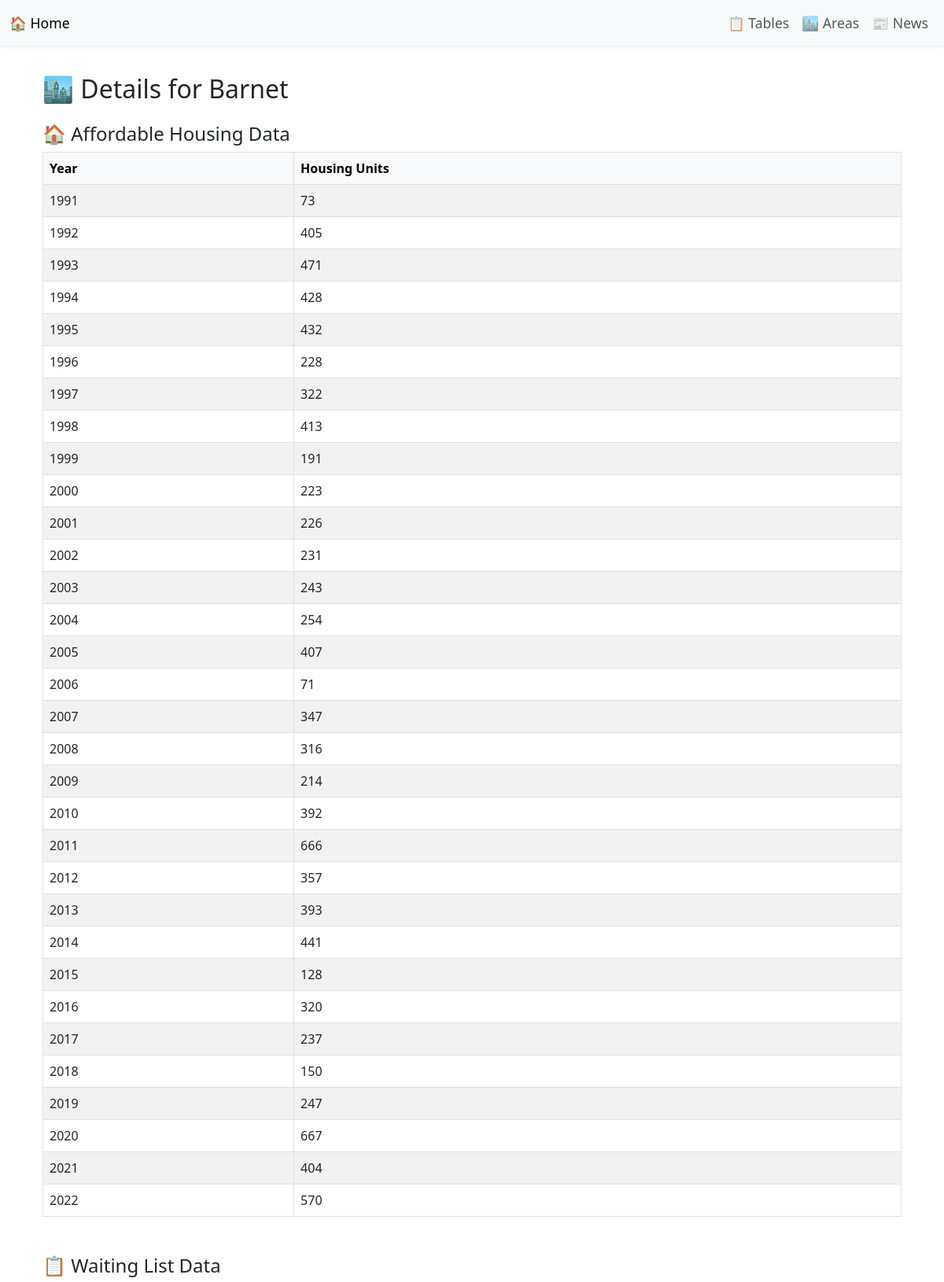
The page /area_detail/E09000003 (upper part) on the database its author committed.
### tables this page shows
CREATE TABLE "Area" (
"area_code" TEXT,
  "area_name" TEXT
);

CREATE TABLE "Affordable_Housing_Data" (
"area_code" TEXT,
  "year" TEXT,
  "housing_units" INTEGER
);

### coursework2_flask/flask_app/routes.py (the view)
@main.route("/area_detail/<area_code>")
def area_detail(area_code):
    conn = get_connection()
    cursor = conn.cursor()
    try:
        cursor.execute("SELECT area_name FROM Area WHERE area_code = ?", (area_code,))
        area = cursor.fetchone()
        if not area:
            flash(f"❌ Area code '{area_code}' not found.")
            return redirect(url_for("main.list_areas"))
        cursor.execute("""
            SELECT year, housing_units
            FROM Affordable_Housing_Data
            WHERE area_code = ?
            ORDER BY year
        """, (area_code,))
        housing_data = cursor.fetchall()
        cursor.execute("""
            SELECT year, households_count
            FROM Waiting_List_Data
            WHERE area_code = ?
            ORDER BY year
        """, (area_code,))
        waiting_data = cursor.fetchall()
        return render_template("area_detail.html", area_code=area_code, area_name=area["area_name"],
                               housing_data=housing_data, waiting_data=waiting_data)
    except sqlite3.Error as e:
        flash(f"❌ Error loading area detail: {e}")
        return redirect(url_for("main.list_areas"))
    finally:
        conn.close()

### coursework2_flask/flask_app/routes.py (called while the page is built)
def get_connection():
    db_path = current_app.config["DB_PATH"]
    conn = sqlite3.connect(db_path)
    conn.row_factory = sqlite3.Row
    return conn

### coursework2_flask/flask_app/templates/area_detail.html (shortened to what this page needs)
{% extends "base.html" %}
{% block content %}
<div class="container mt-4">
    <h2>🏙️ Details for {{ area_name }}</h2>
    <h4 class="mt-4">🏠 Affordable Housing Data</h4>
    <table class="table table-striped table-bordered">
        <thead class="table-light">
            <tr>
                <th>Year</th>
                <th>Housing Units</th>
            </tr>
        </thead>
        <tbody>
            {% for row in housing_data %}
            <tr>
                <td>{{ row.year }}</td>
                <td>{{ row.housing_units }}</td>
            </tr>
            {% endfor %}
        </tbody>
    </table>
    <h4 class="mt-5">📋 Waiting List Data</h4>
</div>
{% endblock %}

### coursework2_flask/flask_app/templates/base.html (style rules this page uses)
body { padding-top: 70px; }

### rows shown on the page
Area: area_name "Barnet"
Affordable_Housing_Data: year "1991", housing_units "73"
Affordable_Housing_Data: year "1992", housing_units "405"
Affordable_Housing_Data: year "1993", housing_units "471"
Affordable_Housing_Data: year "1994", housing_units "428"
Affordable_Housing_Data: year "1995", housing_units "432"
Affordable_Housing_Data: year "1996", housing_units "228"
Affordable_Housing_Data: year "1997", housing_units "322"
Affordable_Housing_Data: year "1998", housing_units "413"
Affordable_Housing_Data: year "1999", housing_units "191"
Affordable_Housing_Data: year "2000", housing_units "223"
Affordable_Housing_Data: year "2001", housing_units "226"
Affordable_Housing_Data: year "2002", housing_units "231"
Affordable_Housing_Data: year "2003", housing_units "243"
Affordable_Housing_Data: year "2004", housing_units "254"
Affordable_Housing_Data: year "2005", housing_units "407"
Affordable_Housing_Data: year "2006", housing_units "71"
Affordable_Housing_Data: year "2007", housing_units "347"
Affordable_Housing_Data: year "2008", housing_units "316"
Affordable_Housing_Data: year "2009", housing_units "214"
Affordable_Housing_Data: year "2010", housing_units "392"
Affordable_Housing_Data: year "2011", housing_units "666"
Affordable_Housing_Data: year "2012", housing_units "357"
Affordable_Housing_Data: year "2013", housing_units "393"
Affordable_Housing_Data: year "2014", housing_units "441"
Affordable_Housing_Data: year "2015", housing_units "128"
Affordable_Housing_Data: year "2016", housing_units "320"
Affordable_Housing_Data: year "2017", housing_units "237"
Affordable_Housing_Data: year "2018", housing_units "150"
Affordable_Housing_Data: year "2019", housing_units "247"
Affordable_Housing_Data: year "2020", housing_units "667"
Affordable_Housing_Data: year "2021", housing_units "404"
Affordable_Housing_Data: year "2022", housing_units "570"
